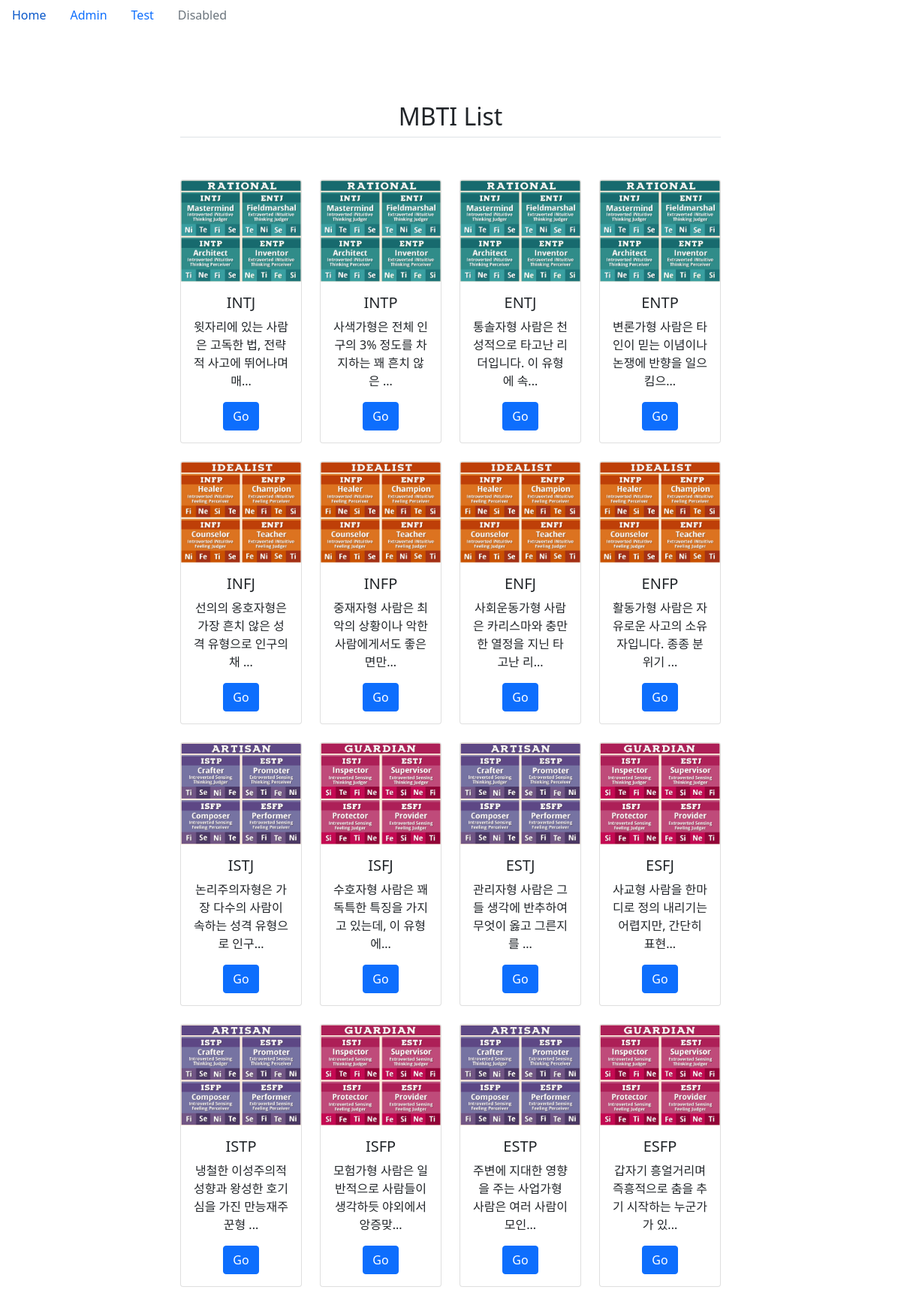
The app's page /q/mbti/ with its own data.
### question/models.py (models this page shows, shortened)
class TypeIndicator(models.Model):
    mbti = models.CharField(max_length=4, choices=MBTI)
    image = models.ImageField('IMAGE', upload_to='SorlPhoto/%Y', null=True)
    slug = models.SlugField('SLUG', unique=True, allow_unicode=True)
    text = models.TextField(blank=True)
    details = models.ManyToManyField(DetailText)
    like = models.ForeignKey('self', on_delete=models.CASCADE, related_name='like_mbti', null=True)
    hate = models.ForeignKey('self', on_delete=models.CASCADE, related_name='hate_mbti', null=True)
    def get_absolute_url(self):
        return reverse('detail', args=(self.slug,))

### question/views.py (the view)
# urls.py: path('mbti/', TypeIndicatorListView.as_view(), name='mbti'),
class TypeIndicatorListView(ListView):
    model = TypeIndicator

### question/templates/question/typeindicator_list.html (shortened to what this page needs)
{% extends 'base.html' %}
{% load sorl_thumbnail %}
{% load static %}
{% block content %}
<div class="container px-4 py-5">
  <h2 class="pb-2 border-bottom">MBTI List</h2>
  <div class="row row-cols-1 row-cols-sm-2 row-cols-md-3 row-cols-lg-4 g-4 py-5 text-center">
  {% for x in object_list %}
    <div class="col-3">
      <div class="card">
        <img src="{{ x.image.url }}" class="card-img-top" alt="...">
        <div class="card-body">
          <h5 class="card-title">{{x.mbti}}</h5>
          <p class="card-text">{{x.text|slice:33}}...</p>
          <a href="{{ x.get_absolute_url }}" class="btn btn-primary">Go</a>
        </div>
      </div>
    </div>
{% endfor %}
</div>
</div>
{% endblock %}

### question/templates/base.html (shortened to what this page needs)
{% load static %}
<!doctype html>
<html lang="ko">
  <head>
    <link href="https://cdn.jsdelivr.net/npm/bootstrap@5.0.0/dist/css/bootstrap.min.css" rel="stylesheet">
  </head>
  <body>
    <ul class="nav">
      <li class="nav-item">
        <a class="nav-link active" aria-current="page" href="{% url 'home' %}">Home</a>
      </li>
      <li class="nav-item">
        <a class="nav-link" href="{% url 'admin:index' %}">Admin</a>
      </li>
      <li class="nav-item">
        <a class="nav-link" href="{% url 'test' %}">Test</a>
      </li>
      <li class="nav-item">
        <a class="nav-link disabled" href="#" tabindex="-1" aria-disabled="true">Disabled</a>
      </li>
    </ul>
    <div class="text-center col-lg-8 mx-auto p-3 py-md-5">
    {% block content %}{% endblock %}
    </div>
  </body>
</html>

### records on screen
TypeIndicator: image (picture), mbti "INTJ", text "윗자리에 있는 사람은 고독한 법, 전략적 사고에 뛰어나며 매"
TypeIndicator: image (picture), mbti "INTP", text "사색가형은 전체 인구의 3% 정도를 차지하는 꽤 흔치 않은"
TypeIndicator: image (picture), mbti "ENTJ", text "통솔자형 사람은 천성적으로 타고난 리더입니다. 이 유형에 속"
TypeIndicator: image (picture), mbti "ENTP", text "변론가형 사람은 타인이 믿는 이념이나 논쟁에 반향을 일으킴으"
TypeIndicator: image (picture), mbti "INFJ", text "선의의 옹호자형은 가장 흔치 않은 성격 유형으로 인구의 채"
TypeIndicator: image (picture), mbti "INFP", text "중재자형 사람은 최악의 상황이나 악한 사람에게서도 좋은 면만"
TypeIndicator: image (picture), mbti "ENFJ", text "사회운동가형 사람은 카리스마와 충만한 열정을 지닌 타고난 리"
TypeIndicator: image (picture), mbti "ENFP", text "활동가형 사람은 자유로운 사고의 소유자입니다. 종종 분위기"
TypeIndicator: image (picture), mbti "ISTJ", text "논리주의자형은 가장 다수의 사람이 속하는 성격 유형으로 인구"
TypeIndicator: image (picture), mbti "ISFJ", text "수호자형 사람은 꽤 독특한 특징을 가지고 있는데, 이 유형에"
TypeIndicator: image (picture), mbti "ESTJ", text "관리자형 사람은 그들 생각에 반추하여 무엇이 옳고 그른지를"
TypeIndicator: image (picture), mbti "ESFJ", text "사교형 사람을 한마디로 정의 내리기는 어렵지만, 간단히 표현"
TypeIndicator: image (picture), mbti "ISTP", text "냉철한 이성주의적 성향과 왕성한 호기심을 가진 만능재주꾼형"
TypeIndicator: image (picture), mbti "ISFP", text "모험가형 사람은 일반적으로 사람들이 생각하듯 야외에서 앙증맞"
TypeIndicator: image (picture), mbti "ESTP", text "주변에 지대한 영향을 주는 사업가형 사람은 여러 사람이 모인"
TypeIndicator: image (picture), mbti "ESFP", text "갑자기 흥얼거리며 즉흥적으로 춤을 추기 시작하는 누군가가 있"
